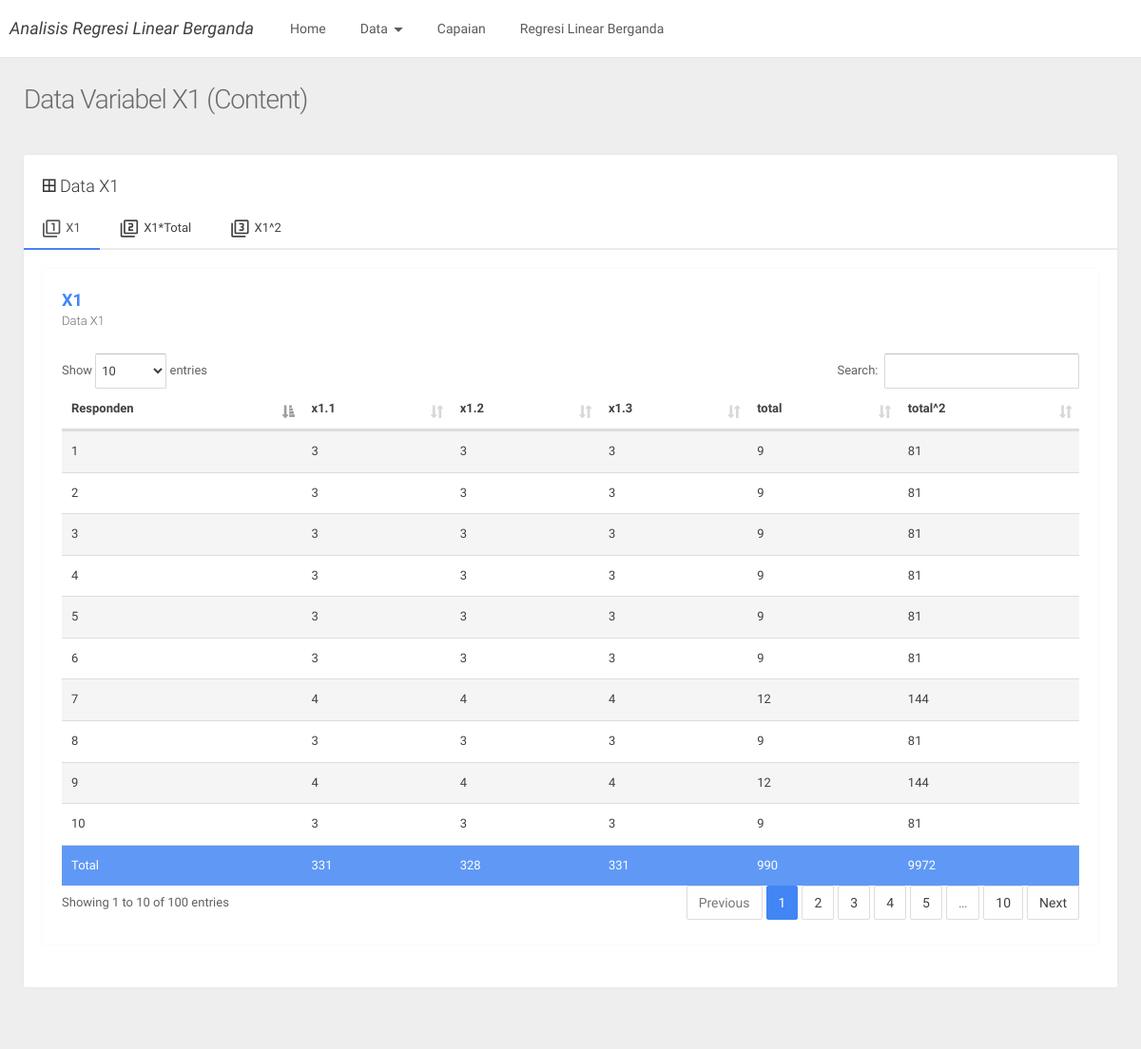
Screenshot of /index.php?page=x1 with the database file from the repository.
### tables this page shows
CREATE TABLE `x1` (
  `responden` int(11) NOT NULL,
  `x11` int(11) NOT NULL,
  `x12` int(11) NOT NULL,
  `x13` int(11) NOT NULL,
  `total` int(11) NOT NULL,
  `total_2` int(11) NOT NULL
);

### v_x1.php (the view, shortened to what this page needs)
<?php
include 'koneksi.php';
?>
        <div class="page-head">
          <h2 class="page-head-title">Data Variabel X1 (Content)</h2>
        </div>
        <div class="main-content container-fluid">
 <div class="row">
            <div class="col-sm-12">
			              <div class="panel panel-default">
                <div class="panel-heading"><span class="icon mdi mdi-border-all"></span> Data X1</div>
                <div class="tab-container">
                  <ul class="nav nav-tabs ">
                    <li class="active"><a href="#x1" data-toggle="tab"><span class="icon mdi mdi-collection-item-1"></span>X1</a></li>
                    <li><a href="#x1_tot" data-toggle="tab"><span class="icon mdi mdi-collection-item-2"></span>X1*Total</a></li>
                    <li><a href="#x1_2" data-toggle="tab"><span class="icon mdi mdi-collection-item-3"></span>X1^2</a></li>
                  </ul>
                  <div class="tab-content">
                    <div id="x1" class="tab-pane active cont">
					<div class="panel">
<div class="panel-heading  text-primary"><strong>X1</strong><span class="panel-subtitle">Data X1</span></div>
<div class="panel-body">
					<table id="table1" class="display table table-striped table-hover table-fw-widget" >
 <thead>
            <tr >
              <th >Responden</th>
              <th >x1.1</th>
              <th >x1.2</th>
              <th >x1.3</th>
              <th >total</th>
              <th >total^2</th>
            </tr>
			 </thead>
			 <tbody>
            <?php
 $tampil=mysqli_query($conn,"SELECT * from x1");
while ($data=mysqli_fetch_assoc($tampil))
{
 $responden  = $data['responden'];
    $x11  = $data['x11'];
    $x12  = $data['x12'];
    $x13  = $data['x13'];
	$totalx1  = $x11+$x12+$x13;
	$total2x1  = $totalx1*$totalx1;
	echo "<tr><td>$responden</td><td>$x11</td><td>$x12</td><td>$x13</td><td>$totalx1</td><td>$total2x1</td></tr>";
}
?>
          </tbody>
		  <tbody><tr class="primary">
              <td>Total</td>
			  <td><?php
$tampil=mysqli_query($conn,"SELECT sum(x11) as totx11 from x1");
$data=mysqli_fetch_assoc($tampil);
echo $data["totx11"];
?></td>
              <td><?php
$tampil=mysqli_query($conn,"SELECT sum(x12) as totx12 from x1");
$data=mysqli_fetch_assoc($tampil);
echo $data["totx12"];?></td>
              <td><?php
$tampil=mysqli_query($conn,"SELECT sum(x13) as totx13 from x1");
$data=mysqli_fetch_assoc($tampil);
echo $data["totx13"];?></td>
              <td><?php
$tampil=mysqli_query($conn,"SELECT sum(total) as totx1 from x1");
$data=mysqli_fetch_assoc($tampil);
echo $data["totx1"];?></td>
              <td><?php
$tampil=mysqli_query($conn,"SELECT sum(total_2) as totx1_2 from x1");
$data=mysqli_fetch_assoc($tampil);
echo $data["totx1_2"];?></td></tr> </tbody>
		  </table>
		                 </div>
		   </div>
              </div>
            </div>
</div>            </div>
          </div>

### index.php (shortened to what this page needs)
<!DOCTYPE html>
<html lang="en">
  <head>
    <link rel="stylesheet" type="text/css" href="assets/lib/perfect-scrollbar/css/perfect-scrollbar.min.css"/>
    <link rel="stylesheet" type="text/css" href="assets/lib/material-design-icons/css/material-design-iconic-font.min.css"/>
    <link rel="stylesheet" type="text/css" href="assets/lib/datatables/css/dataTables.bootstrap.min.css"/>
	  <link rel="stylesheet" type="text/css" href="assets/lib/select2/css/select2.min.css"/>
    <link rel="stylesheet" type="text/css" href="assets/lib/bootstrap-slider/css/bootstrap-slider.css"/>
	  <link rel="stylesheet" type="text/css" href="assets/lib/jquery.vectormap/jquery-jvectormap-1.2.2.css"/>
    <link rel="stylesheet" type="text/css" href="assets/lib/jqvmap/jqvmap.min.css"/>
    <link rel="stylesheet" type="text/css" href="assets/lib/datetimepicker/css/bootstrap-datetimepicker.min.css"/>
    <link rel="stylesheet" href="assets/css/style.css" type="text/css"/>
  </head>
  <body>
   <div class="be-wrapper be-nosidebar-left ">
      <nav class="navbar navbar-default navbar-fixed-top be-top-header">
        <div class="container-fluid">
                <div class="be-right-navbar ">
            <div class="page-title"><span><i>Analisis Regresi Linear Berganda</i></span></div>
          </div>
          <div id="be-navbar-collapse" class="navbar-collapse collapse">
            <ul class="nav navbar-nav">
              <li><a href="index.php">Home</a></li>
              <li class="dropdown"><a href="#" data-toggle="dropdown" role="button" aria-expanded="false" class="dropdown-toggle">Data <span class="mdi mdi-caret-down"></span></a>
              </li>
              <li ><a href="index.php?page=revx">Capaian</a></li>
              <li ><a href="index.php?page=total">Regresi Linear Berganda</a></li>
            </ul>
          </div>
        </div>
      </nav>
      <div class="be-content">
<?php
                if (!isset($_GET['page']))
    {
          include "home1.php";
    } else {
        $page = $_GET['page'];
        switch($page)
        {
            case 'x1':
                include "v_x1.php";
                break;
        }
    }
                ?>
    </div>
  </body>
</html>

### rows the page displays
x1: responden "1", x11 "3", x12 "3", x13 "3", totalx1 "9", total2x1 "81"
x1: responden "2", x11 "3", x12 "3", x13 "3", totalx1 "9", total2x1 "81"
x1: responden "3", x11 "3", x12 "3", x13 "3", totalx1 "9", total2x1 "81"
x1: responden "4", x11 "3", x12 "3", x13 "3", totalx1 "9", total2x1 "81"
x1: responden "5", x11 "3", x12 "3", x13 "3", totalx1 "9", total2x1 "81"
x1: responden "6", x11 "3", x12 "3", x13 "3", totalx1 "9", total2x1 "81"
x1: responden "7", x11 "4", x12 "4", x13 "4", totalx1 "12", total2x1 "144"
x1: responden "8", x11 "3", x12 "3", x13 "3", totalx1 "9", total2x1 "81"
x1: responden "9", x11 "4", x12 "4", x13 "4", totalx1 "12", total2x1 "144"
x1: responden "10", x11 "3", x12 "3", x13 "3", totalx1 "9", total2x1 "81"

### other values shown
$data["totx11"] "331"
$data["totx12"] "328"
$data["totx13"] "331"
$data["totx1"] "990"
$data["totx1_2"] "9972"
